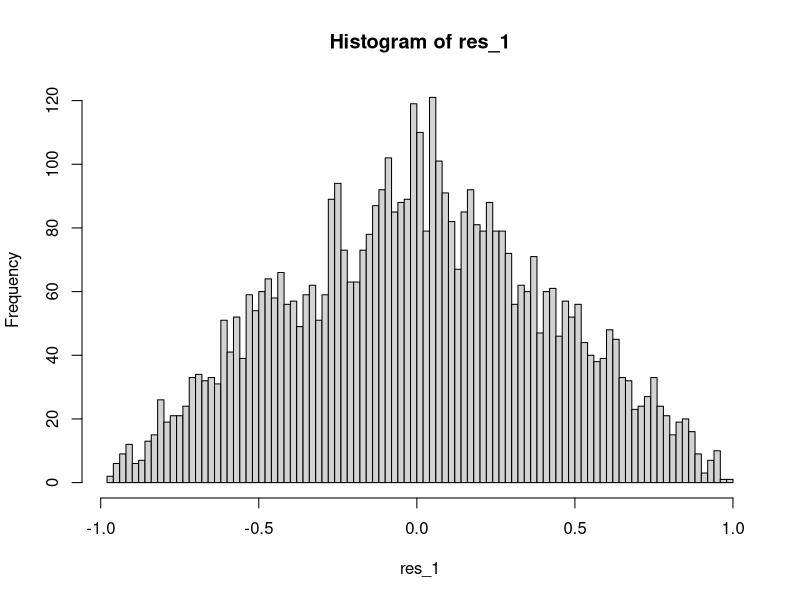
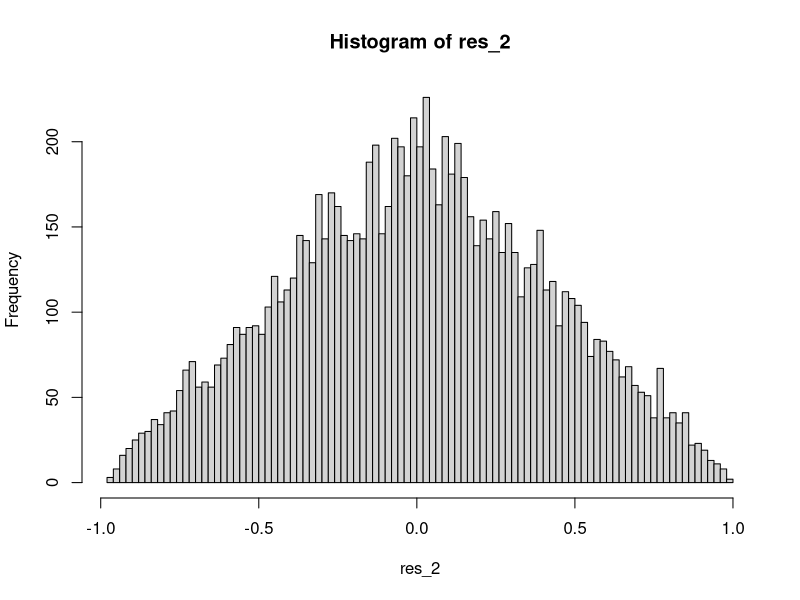
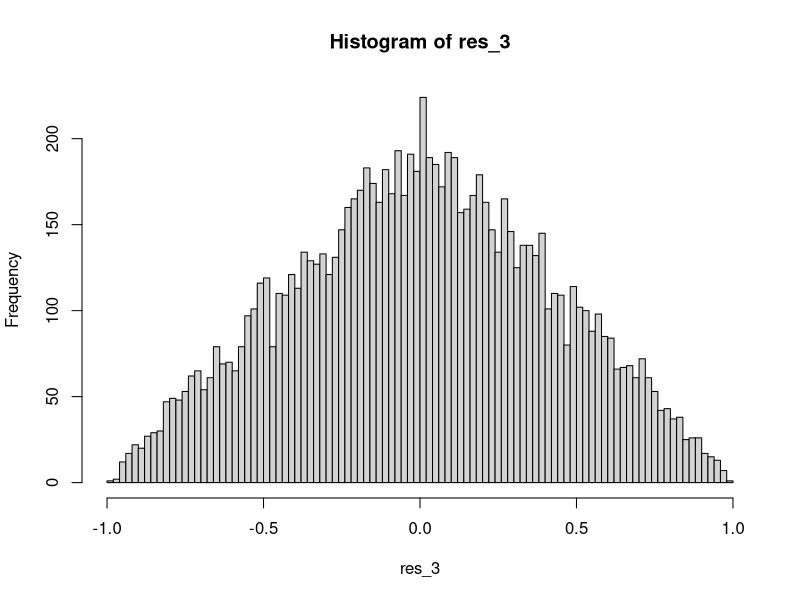
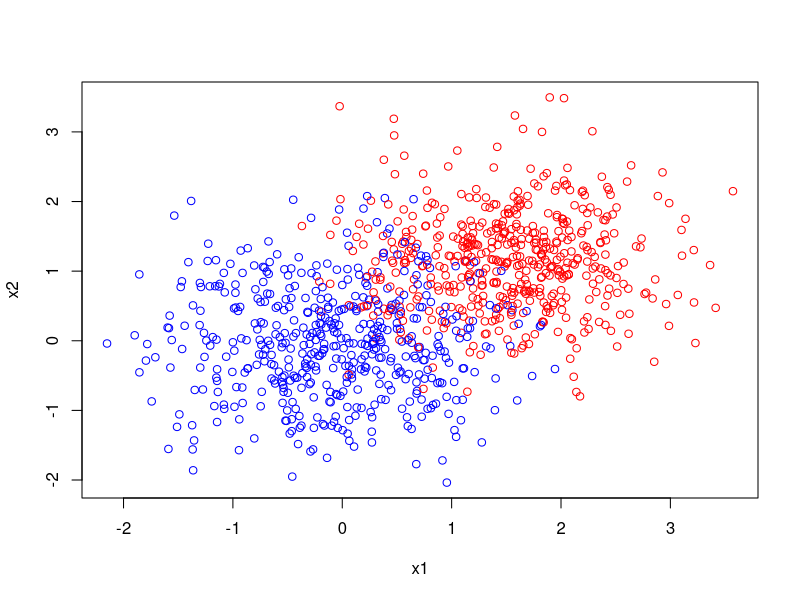

Write the R code that produced these figures, in order.
## ---- chunk 1
knitr::opts_chunk$set(echo = TRUE)
## ---- chunk 2
fx <- function (x) {
  ifelse (x >= -1 & x < 0, x + 1, ifelse (x <= 1,  1 - x, 0))
}

ex <- function (x) {
  ifelse (x >= -1 & x <= 1, 1, 0)
}
set.seed (2025)
u <- runif(10000, -1 , 1)

accept_prob <- fx(u) / ex(u)
uni_rn <- runif(10000,0,1)

res_1 <- u[uni_rn < accept_prob]
hist(res_1, breaks = 100)

## ---- chunk 3
set.seed (2025)
v <- runif(10000)

part_1 <- 1 - sqrt(2 * (1 - v[v > 0.5]))
part_2 <- -1 + sqrt(2 * v[v < 0.5])
res_2 <- append(part_1, part_2)
hist(res_2, breaks = 100)

## ---- chunk 4
u1<- runif (10000,0,1)
u2<- runif(10000,0,1)
res_3 <- u1-u2
hist(res_3, breaks = 100)

## ---- chunk 5
print(var(res_3))
## ---- chunk 6
ptm <- proc.time()
u1<- runif(10000000)  # the r of the circle
u2<- runif (10000000)  # the theta
x1<- sqrt(-2* log(u1))*cos(2*pi*u2)*sqrt(0.6) 
y1<- sqrt(-2* log(u1))*sin(2*pi*u2)*sqrt(0.6)
time1<- proc.time() - ptm
cat('Time used for calculation is ', time1[3],"\n")
## ---- chunk 7
ptm <- proc.time()
x2 <- rnorm(10000000,0,sqrt(0.6))
y2 <- rnorm(10000000,0,sqrt(0.6))
time2<- proc.time() - ptm
cat('Time used for calculation is ', time2[3],"\n")
## ---- chunk 8
g <- rbinom(1000, size = 1, prob = 0.5)

vector_1 <- rnorm(1000, mean=0 , sd = sqrt(0.6))
vector_2 <- rnorm(1000, mean = 0, sd = sqrt(0.6))
vector_3 <- rnorm(1000, mean = 1.5, sd = sqrt(0.5))
vector_4<- rnorm(1000, mean = 1.2, sd = sqrt(0.5))
x1 <- ifelse(g==0, vector_1,vector_3)
x2<- ifelse(g==0, vector_2,vector_4)
plot(x=x1,y =x2,col = ifelse(g == 0, "blue", "red"))
